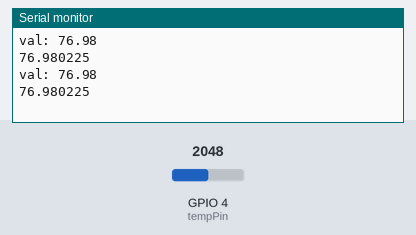
This sketch was run on a simulated ESP32. On the bench: the last lines printed to the serial monitor. The test bench sets the inputs (shaded band); at power-on: GPIO 4 (tempPin) = 2048. Nothing arrives over Bluetooth unless stated; a phone connects over Bluetooth LE 3 s after start.

Above: at 2.8 s.
2.9 s: GPIO 4 (tempPin) set to 2866
At 5.1 s:
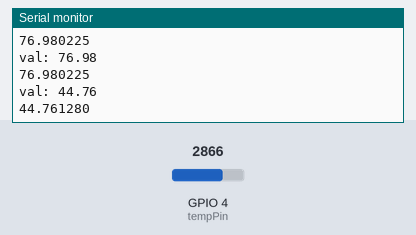
5.6 s: GPIO 4 (tempPin) set to 3603
At 6.6 s:
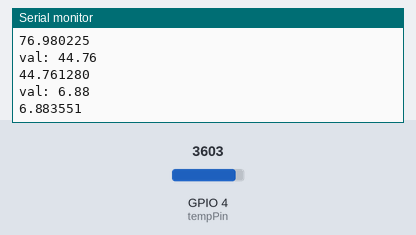
Timing chart, 0 to 8.6 s (numbered marks = the images above; inputs shaded):
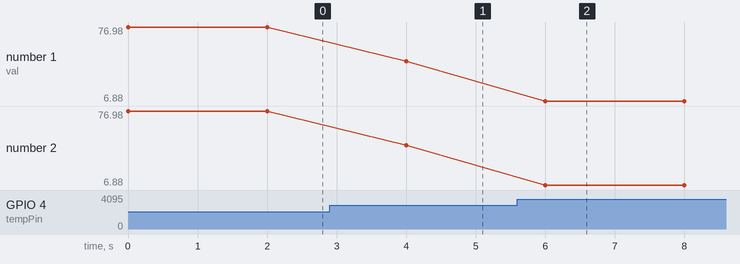

The sketch:

hardware_bluetooth.ino
```cpp
//Citation: https://kursatsayhan.medium.com/using-bluetooth-low-energy-ble-with-flutter-3c70469af814
// Citation: https://forum.arduino.cc/t/how-do-you-convert-a-float-to-string-solved/237090/8

#include <stdlib.h>
#include <BLEDevice.h>
#include <BLEUtils.h>
#include <BLEServer.h>

#define SERVICE_UUID        "4fafc201-1fb5-459e-8fcc-c5c9c331914b"
#define CHARACTERISTIC_UUID "beb5483e-36e1-4688-b7f5-ea07361b26a8"

BLEServer *pServer;
BLEService *pService;
BLECharacteristic *pCharacteristic;

const int tempPin = 4; // ESP32 Temperature Sensor Analog Pin

//-------------------------------------------------------------Temperature Sensor Constants----------------------------------------------
const int resistorValue = 10000; // 10k resistor used with the thermistor
const int nomTemp = 25; // temperature that the thermistor was tested under
const int nomRes = 10000; // resistance of the thermistor standard temp
const float sthh_const = 3950.0; // constant used in steinhart-hart equation
const float kel_const = 273.15; // kelvin constant
const int thresholdTemp = 85; // threshold temperature
float Fah;

void setup(){
   Serial.begin(115200);
   BLEDevice::init("Seri");
    pServer = BLEDevice::createServer();
    pService = pServer->createService(SERVICE_UUID);
    pCharacteristic = pService->createCharacteristic(
                                          CHARACTERISTIC_UUID,
                                          BLECharacteristic::PROPERTY_READ |
                                          BLECharacteristic::PROPERTY_WRITE
                                        );


  pService->start();
  BLEAdvertising *pAdvertising = BLEDevice::getAdvertising();
  pAdvertising->addServiceUUID(SERVICE_UUID);
  pAdvertising->setScanResponse(true);
  pAdvertising->setMinPreferred(0x06);
  pAdvertising->setMinPreferred(0x12);
  BLEDevice::startAdvertising();

}

void loop(){
  // put your main code here, to run repeatedly:
  int sensorValue = analogRead(tempPin); // stores the raw resistance value of the thermistor
  float volt = (sensorValue * 3.3)/ 4095; // converts the resistance to a voltage value
  float resistance = (volt * resistorValue)/ (3.3 - volt); //this finds the updated resistance value using the above voltage
  // converts resistance to temperature using the Steinhart-Hart equation
  float kelvin = 1 / (((log(resistance / nomRes)) / sthh_const) + (1 / (nomTemp + kel_const)));
  float Cels = kelvin - kel_const; // convert Kelvin to Celsius
  Fah = 1.8 * Cels + 32.0; // convert temp to Fahrenheit

  //  Serial.println(Fah);
    // int i;
    // float val;
    char buff[10];
    String valueString = "";
    Serial.begin(115200);
    // val = 0.0;
    // for (i = 0; i < 10; i++) {
    dtostrf(Fah, 4, 6, buff);  //4 is mininum width, 6 is precision
    Serial.print("val: ");
    Serial.println(Fah);
      // val += 5.0;
    valueString = buff;
    // valueString += ", ";
    // }
    Serial.println(valueString);

  //  string temp = String(Fah)
   pCharacteristic->setValue(valueString);
   delay(2000);

}
```

Measured:
- after the input at 2.9 s, the serial monitor: prints a new line after 1.1 s (image 1)
- after the input at 5.6 s, the serial monitor: prints a new line after 0.40 s (image 2)
- plotted number 1: 76.98 → 44.76 after the input at 2.9 s, 44.76 → 6.88 after the input at 5.6 s
- plotted number 2: 76.98 → 44.76 after the input at 2.9 s, 44.76 → 6.88 after the input at 5.6 s
